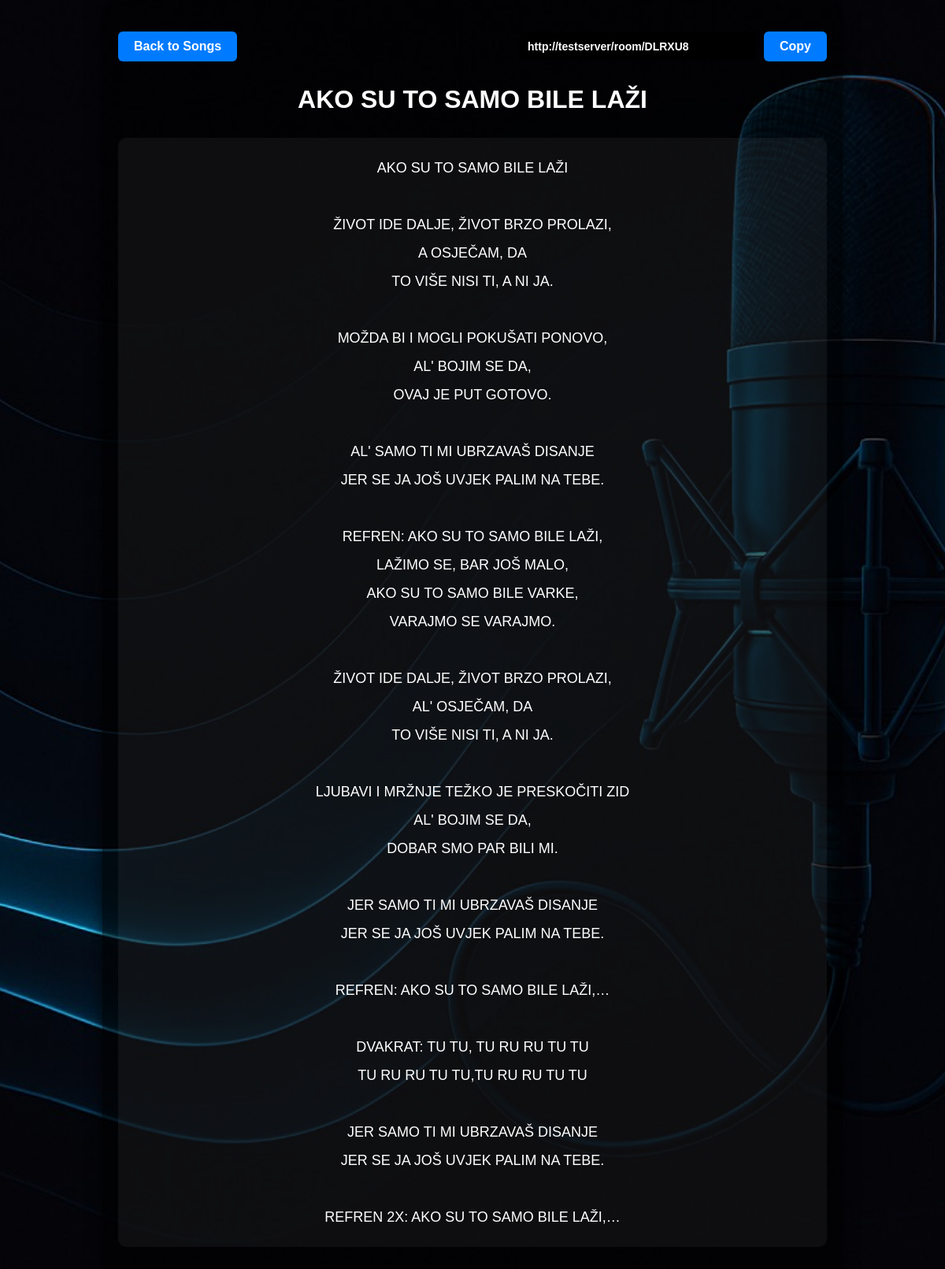
The page /room/DLRXU8 (signed in) on the database its author committed.
### main.py (models this page shows)
class Song(db.Model):
    id = db.Column(db.Integer, primary_key=True)
    title = db.Column(db.String(100))
    lyrics = db.Column(db.Text)
    likes = db.Column(db.Integer, default=0)
    user_id = db.Column(db.Integer, db.ForeignKey('user.id'))

### main.py (the view)
@app.route('/room/<code>')
@login_required
def room(code):
    room = Room.query.filter_by(code=code).first_or_404()
    song = Song.query.get_or_404(room.current_song_id)
    songs = [
        {
            'id': s.id,
            'title': s.title,
            'lyrics': s.lyrics
        } for s in Song.query.all()
    ]
    return render_template('room.html', room=room, current_song=song, song=song, songs=songs, public=False)

### main.py (called while the page is built)
@login_manager.user_loader
def load_user(id):
    return User.query.get(int(id))

### templates/room.html (shortened to what this page needs)
{% extends "base.html" %}
{% block content %}
<div class="container room-content">
    <div class="top-bar">
        <a href="{{ url_for('songs') }}" class="btn btn-primary">Back to Songs</a>
        <div class="share-group">
            <input type="text" id="share-link" value="{{ request.url }}" readonly>
            <button onclick="copyLink()" class="btn btn-success">Copy</button>
        </div>
    </div>
    <div class="lyrics-box">
        <h1 class="song-title">{{ current_song.title }}</h1>
        <div class="lyrics-body">{{ current_song.lyrics }}</div>
    </div>
</div>
{% endblock %}

### static/css/style.css (style rules this page uses)
body { font-family: Arial, sans-serif; margin: 0; padding: 0; background-image: url("../Slika-login.jpg"); background-size: cover; background-repeat: no-repeat; background-position: center; background-attachment: fixed; color: white; }
.btn, .song-button, .back-button, button { padding: 10px 20px; border: none; border-radius: 8px; background: #007bff; color: white; cursor: pointer; font-size: 16px; transition: background-color 0.3s ease-in-out; }

### rows shown on the page
Song: title "AKO SU TO SAMO BILE LAŽI", lyrics "AKO SU TO SAMO BILE LAŽI ŽIVOT IDE DALJE, ŽIVOT BRZO PROLAZI, A OSJEČAM, DA TO VIŠE NISI TI, A NI JA. MOŽDA BI I MOGLI POKUŠATI PONOVO, AL' BOJIM SE DA, OVAJ JE PUT GOTOVO. AL' SAMO TI MI UBRZAVAŠ DISANJE JER SE JA JOŠ UVJEK PALIM NA TEBE. REFREN: AKO SU TO SAMO BILE LAŽI, LAŽIMO SE, BAR JOŠ MALO, AKO SU TO SAMO BILE VARKE, VARAJMO SE VARAJMO. ŽIVOT IDE DALJE, ŽIVOT BRZO PROLAZI, AL' OSJEČAM, DA TO VIŠE NISI TI, A NI JA. LJUBAVI I MRŽNJE TEŽKO JE PRESKOČITI ZID AL' BOJIM SE DA, DOBAR SMO PAR BILI MI. JER SAMO TI MI UBRZAVAŠ DISANJE JER SE JA JOŠ UVJEK PALIM NA TEBE. REFREN: AKO SU TO SAMO BILE LAŽI,… DVAKRAT: TU TU, TU RU RU TU TU TU RU RU TU TU,TU RU RU TU TU JER SAMO TI MI UBRZAVAŠ…"
